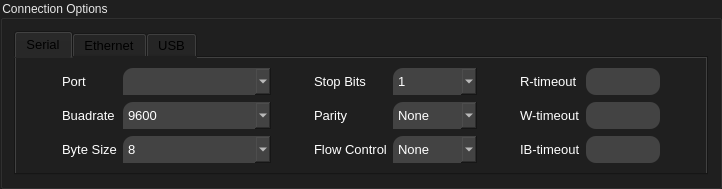
             <widget class="QGroupBox" name="groupBox_3">
              <property name="styleSheet">
               <string notr="true">background-color: rgb(31, 31, 31);
font: 10pt &quot;Segoe UI&quot;;
color: rgb(232, 232, 232);
</string>
              </property>
              <property name="title">
               <string>Connection Options</string>
              </property>
              <layout class="QVBoxLayout" name="verticalLayout_7">
               <item>
                <layout class="QVBoxLayout" name="verticalLayout_6">
                 <item>
                  <widget class="QTabWidget" name="tabWidget">
                   <property name="enabled">
                    <bool>true</bool>
                   </property>
                   <property name="font">
                    <font>
                     <family>Segoe UI</family>
                     <pointsize>10</pointsize>
                    </font>
                   </property>
                   <property name="styleSheet">
                    <string notr="true">color: rgb(0, 0, 0);
</string>
                   </property>
                   <property name="currentIndex">
                    <number>0</number>
                   </property>
                   <property name="tabsClosable">
                    <bool>false</bool>
                   </property>
                   <property name="movable">
                    <bool>false</bool>
                   </property>
                   <widget class="QWidget" name="tab_serial">
                    <attribute name="title">
                     <string>Serial</string>
                    </attribute>
                    <layout class="QGridLayout" name="gridLayout_6">
                     <item row="0" column="0">
                      <layout class="QGridLayout" name="gridLayout_13" rowstretch="0,0,0" columnstretch="1,1,4,1,1,2,1,1,2,1">
                       <property name="leftMargin">
                        <number>0</number>
                       </property>
                       <property name="topMargin">
                        <number>0</number>
                       </property>
                       <property name="rightMargin">
                        <number>0</number>
                       </property>
                       <property name="verticalSpacing">
                        <number>7</number>
                       </property>
                       <item row="2" column="5">
                        <widget class="QComboBox" name="comb_flowControl">
                         <property name="font">
                          <font>
                           <family>Segoe UI</family>
                           <pointsize>10</pointsize>
                          </font>
                         </property>
                         <property name="styleSheet">
                          <string notr="true">background: #434343;
color: #fff;
border-top-left-radius:10px;
padding:5px;</string>
                         </property>
                         <item>
                          <property name="text">
                           <string>None</string>
                          </property>
                         </item>
                         <item>
                          <property name="text">
                           <string>Xon/Xoff</string>
                          </property>
                         </item>
                         <item>
                          <property name="text">
                           <string>RTS/CTS</string>
                          </property>
                         </item>
                         <item>
                          <property name="text">
                           <string>DSR/DTR</string>
                          </property>
                         </item>
                        </widget>
                       </item>
                       <item row="1" column="7">
                        <widget class="QLabel" name="lbl_wTimeout">
                         <property name="font">
                          <font>
                           <family>Segoe UI</family>
                           <pointsize>10</pointsize>
                          </font>
                         </property>
                         <property name="toolTip">
                          <string/>
                         </property>
                         <property name="styleSheet">
                          <string notr="true">color: rgb(255, 255, 255);</string>
                         </property>
                         <property name="text">
                          <string>W-timeout</string>
                         </property>
                        </widget>
                       </item>
                       <item row="1" column="5">
                        <widget class="QComboBox" name="comb_parity">
                         <property name="font">
                          <font>
                           <family>Segoe UI</family>
                           <pointsize>10</pointsize>
                          </font>
                         </property>
                         <property name="styleSheet">
                          <string notr="true">background: #434343;
color: #fff;
border-top-left-radius:10px;
padding:5px;</string>
                         </property>
                         <item>
                          <property name="text">
                           <string>None</string>
                          </property>
                         </item>
                         <item>
                          <property name="text">
                           <string>Odd</string>
                          </property>
                         </item>
                         <item>
                          <property name="text">
                           <string>Even</string>
                          </property>
                         </item>
                         <item>
                          <property name="text">
                           <string>Mark</string>
                          </property>
                         </item>
                         <item>
                          <property name="text">
                           <string>Space</string>
                          </property>
                         </item>
                        </widget>
                       </item>
                       <item row="0" column="7">
                        <widget class="QLabel" name="lbl_rTimeout">
                         <property name="font">
                          <font>
                           <family>Segoe UI</family>
                           <pointsize>10</pointsize>
                          </font>
                         </property>
                         <property name="toolTip">
                          <string/>
                         </property>
                         <property name="styleSheet">
                          <string notr="true">color: rgb(255, 255, 255);</string>
                         </property>
                         <property name="text">
                          <string>R-timeout</string>
                         </property>
                        </widget>
                       </item>
                       <item row="1" column="0">
                        <spacer name="horizontalSpacer_8">
                         <property name="font">
                          <font>
                           <family>Segoe UI</family>
                           <pointsize>10</pointsize>
                          </font>
                         </property>
                         <property name="orientation">
                          <enum>Qt::Horizontal</enum>
                         </property>
                         <property name="sizeHint" stdset="0">
                          <size>
                           <width>40</width>
                           <height>20</height>
                          </size>
                         </property>
                        </spacer>
                       </item>
                       <item row="2" column="1">
                        <widget class="QLabel" name="lbl_byteSize">
                         <property name="font">
                          <font>
                           <family>Segoe UI</family>
                           <pointsize>10</pointsize>
                          </font>
                         </property>
                         <property name="styleSheet">
                          <string notr="true">color: rgb(255, 255, 255);</string>
                         </property>
                         <property name="text">
                          <string>Byte Size</string>
                         </property>
                        </widget>
                       </item>
                       <item row="1" column="3">
                        <spacer name="horizontalSpacer_9">
                         <property name="font">
                          <font>
                           <family>Segoe UI</family>
                           <pointsize>10</pointsize>
                          </font>
                         </property>
                         <property name="orientation">
                          <enum>Qt::Horizontal</enum>
                         </property>
                         <property name="sizeHint" stdset="0">
                          <size>
                           <width>40</width>
                           <height>20</height>
                          </size>
                         </property>
                        </spacer>
                       </item>
                       <item row="1" column="1">
                        <widget class="QLabel" name="lbl_baudrate">
                         <property name="font">
                          <font>
                           <family>Segoe UI</family>
                           <pointsize>10</pointsize>
                          </font>
                         </property>
                         <property name="styleSheet">
                          <string notr="true">color: rgb(255, 255, 255);</string>
                         </property>
                         <property name="text">
                          <string>Buadrate</string>
                         </property>
                        </widget>
                       </item>
                       <item row="0" column="8">
                        <widget class="QLineEdit" name="txb_rTimeout">
                         <property name="font">
                          <font>
                           <family>Segoe UI</family>
                           <pointsize>10</pointsize>
                          </font>
                         </property>
                         <property name="styleSheet">
                          <string notr="true">QLineEdit{
	background: #434343;
	color: #fff;
	border-radius:10px;
	padding:5px;
}
QLineEdit:focus{
  	background-color: rgb(115, 115, 115);
}</string>
                         </property>
                        </widget>
                       </item>
                       <item row="0" column="5">
                        <widget class="QComboBox" name="comb_stopBits">
                         <property name="font">
                          <font>
                           <family>Segoe UI</family>
                           <pointsize>10</pointsize>
                          </font>
                         </property>
                         <property name="styleSheet">
                          <string notr="true">background: #434343;
color: #fff;
border-top-left-radius:10px;
padding:5px;</string>
                         </property>
                         <item>
                          <property name="text">
                           <string>1</string>
                          </property>
                         </item>
                         <item>
                          <property name="text">
                           <string>2</string>
                          </property>
                         </item>
                        </widget>
                       </item>
                       <item row="1" column="9">
                        <spacer name="horizontalSpacer_12">
                         <property name="font">
                          <font>
                           <family>Segoe UI</family>
                           <pointsize>10</pointsize>
                          </font>
                         </property>
                         <property name="orientation">
                          <enum>Qt::Horizontal</enum>
                         </property>
                         <property name="sizeHint" stdset="0">
                          <size>
                           <width>40</width>
                           <height>20</height>
                          </size>
                         </property>
                        </spacer>
                       </item>
                       <item row="0" column="4">
                        <widget class="QLabel" name="lbl_stopBits">
                         <property name="font">
                          <font>
                           <family>Segoe UI</family>
                           <pointsize>10</pointsize>
                          </font>
                         </property>
                         <property name="styleSheet">
                          <string notr="true">color: rgb(255, 255, 255);</string>
                         </property>
                         <property name="text">
                          <string>Stop Bits</string>
                         </property>
                        </widget>
                       </item>
                       <item row="0" column="2">
                        <widget class="ComboBox" name="comb_sPort">
                         <property name="font">
                          <font>
                           <family>Segoe UI</family>
                           <pointsize>10</pointsize>
                          </font>
                         </property>
                         <property name="styleSheet">
                          <string notr="true">background: #434343;
color: #fff;
border-top-left-radius:10px;
padding:5px;</string>
                         </property>
                        </widget>
                       </item>
                       <item row="0" column="1">
                        <widget class="QLabel" name="lbl_sPort">
                         <property name="font">
                          <font>
                           <family>Segoe UI</family>
                           <pointsize>10</pointsize>
                          </font>
                         </property>
                         <property name="styleSheet">
                          <string notr="true">color: rgb(255, 255, 255);</string>
                         </property>
                         <property name="text">
                          <string>Port</string>
                         </property>
                        </widget>
                       </item>
                       <item row="2" column="4">
                        <widget class="QLabel" name="lbl_flowControl">
                         <property name="font">
                          <font>
                           <family>Segoe UI</family>
                           <pointsize>10</pointsize>
                          </font>
                         </property>
                         <property name="styleSheet">
                          <string notr="true">color: rgb(255, 255, 255);</string>
                         </property>
                         <property name="text">
                          <string>Flow Control</string>
                         </property>
                        </widget>
                       </item>
                       <item row="2" column="7">
                        <widget class="QLabel" name="lbl_ibTimeout">
                         <property name="font">
                          <font>
                           <family>Segoe UI</family>
                           <pointsize>10</pointsize>
                          </font>
                         </property>
                         <property name="toolTip">
                          <string/>
                         </property>
                         <property name="styleSheet">
                          <string notr="true">color: rgb(255, 255, 255);</string>
                         </property>
                         <property name="text">
                          <string>IB-timeout</string>
                         </property>
                        </widget>
                       </item>
                       <item row="2" column="2">
                        <widget class="QComboBox" name="comb_byteSize">
                         <property name="font">
                          <font>
                           <family>Segoe UI</family>
                           <pointsize>10</pointsize>
                          </font>
                         </property>
                         <property name="styleSheet">
                          <string notr="true">background: #434343;
color: #fff;
border-top-left-radius:10px;
padding:5px;</string>
                         </property>
                         <item>
                          <property name="text">
                           <string>8</string>
                          </property>
                         </item>
                         <item>
                          <property name="text">
                           <string>7</string>
                          </property>
                         </item>
                         <item>
                          <property name="text">
                           <string>6</string>
                          </property>
                         </item>
                         <item>
                          <property name="text">
                           <string>5</string>
                          </property>
                         </item>
                        </widget>
                       </item>
                       <item row="1" column="4">
                        <widget class="QLabel" name="lbl_parity">
                         <property name="font">
                          <font>
                           <family>Segoe UI</family>
                           <pointsize>10</pointsize>
                          </font>
                         </property>
                         <property name="styleSheet">
                          <string notr="true">color: rgb(255, 255, 255);</string>
                         </property>
                         <property name="text">
                          <string>Parity</string>
                         </property>
                        </widget>
                       </item>
                       <item row="1" column="2">
                        <widget class="QComboBox" name="comb_baudrate">
                         <property name="font">
                          <font>
                           <family>Segoe UI</family>
                           <pointsize>10</pointsize>
                          </font>
                         </property>
                         <property name="styleSheet">
                          <string notr="true">background: #434343;
color: #fff;
border-top-left-radius:10px;
padding:5px;</string>
                         </property>
                         <item>
                          <property name="text">
                           <string>9600</string>
                          </property>
                         </item>
                         <item>
                          <property name="text">
                           <string>14400</string>
                          </property>
                         </item>
                         <item>
                          <property name="text">
                           <string>19200</string>
                          </property>
                         </item>
                         <item>
                          <property name="text">
                           <string>38400</string>
                          </property>
                         </item>
                         <item>
                          <property name="text">
                           <string>57600</string>
                          </property>
                         </item>
                         <item>
                          <property name="text">
                           <string>115200</string>
                          </property>
                         </item>
                         <item>
                          <property name="text">
                           <string>230400</string>
                          </property>
                         </item>
                         <item>
                          <property name="text">
                           <string>460800</string>
                          </property>
                         </item>
                         <item>
                          <property name="text">
                           <string>500000</string>
                          </property>
                         </item>
                         <item>
                          <property name="text">
                           <string>1000000</string>
                          </property>
                         </item>
                         <item>
                          <property name="text">
                           <string>2000000</string>
                          </property>
                         </item>
                         <item>
                          <property name="text">
                           <string>3000000</string>
                          </property>
                         </item>
                         <item>
                          <property name="text">
                           <string>4000000</string>
                          </property>
                         </item>
                        </widget>
                       </item>
                       <item row="2" column="8">
                        <widget class="QLineEdit" name="txb_ibTimeout">
                         <property name="font">
                          <font>
                           <family>Segoe UI</family>
                           <pointsize>10</pointsize>
                          </font>
                         </property>
                         <property name="styleSheet">
                          <string notr="true">QLineEdit{
	background: #434343;
	color: #fff;
	border-radius:10px;
	padding:5px;
}
QLineEdit:focus{
  	background-color: rgb(115, 115, 115);
}</string>
                         </property>
                        </widget>
                       </item>
                       <item row="1" column="6">
                        <spacer name="horizontalSpacer_13">
                         <property name="font">
                          <font>
                           <family>Segoe UI</family>
                           <pointsize>10</pointsize>
                          </font>
                         </property>
                         <property name="orientation">
                          <enum>Qt::Horizontal</enum>
                         </property>
                         <property name="sizeHint" stdset="0">
                          <size>
                           <width>40</width>
                           <height>20</height>
                          </size>
                         </property>
                        </spacer>
                       </item>
                       <item row="1" column="8">
                        <widget class="QLineEdit" name="txb_wTimeout">
                         <property name="font">
                          <font>
                           <family>Segoe UI</family>
                           <pointsize>10</pointsize>
                          </font>
                         </property>
                         <property name="styleSheet">
                          <string notr="true">QLineEdit{
	background: #434343;
	color: #fff;
	border-radius:10px;
	padding:5px;
}
QLineEdit:focus{
  	background-color: rgb(115, 115, 115);
}</string>
                         </property>
                        </widget>
                       </item>
                      </layout>
                     </item>
                    </layout>
                   </widget>
                   <widget class="QWidget" name="tab_ethernet">
                    <attribute name="title">
                     <string>Ethernet</string>
                    </attribute>
                   </widget>
                   <widget class="QWidget" name="tab_usb">
                    <attribute name="title">
                     <string>USB</string>
                    </attribute>
                   </widget>
                  </widget>
                 </item>
                </layout>
               </item>
              </layout>
             </widget>
